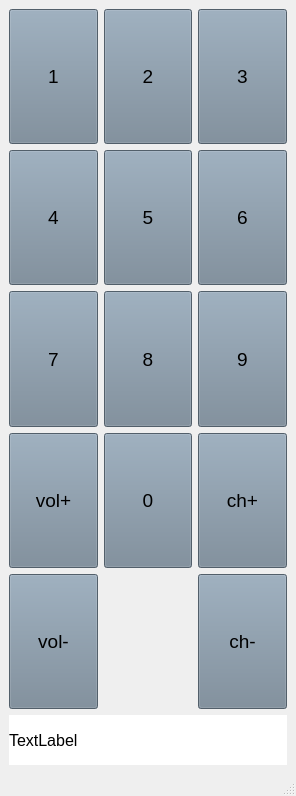
<?xml version="1.0" encoding="UTF-8"?>
<ui version="4.0">
 <class>MainWindow</class>
 <widget class="QMainWindow" name="MainWindow">
  <property name="geometry">
   <rect>
    <x>0</x>
    <y>0</y>
    <width>296</width>
    <height>796</height>
   </rect>
  </property>
  <property name="sizePolicy">
   <sizepolicy hsizetype="Expanding" vsizetype="Expanding">
    <horstretch>0</horstretch>
    <verstretch>0</verstretch>
   </sizepolicy>
  </property>
  <property name="minimumSize">
   <size>
    <width>0</width>
    <height>0</height>
   </size>
  </property>
  <property name="windowTitle">
   <string>MainWindow</string>
  </property>
  <widget class="QWidget" name="centralwidget">
   <layout class="QGridLayout" name="gridLayout_2">
    <item row="0" column="0">
     <layout class="QVBoxLayout" name="verticalLayout">
      <item>
       <layout class="QGridLayout" name="gridLayout">
        <item row="8" column="0">
         <widget class="QPushButton" name="pushButton_5">
          <property name="sizePolicy">
           <sizepolicy hsizetype="Minimum" vsizetype="Expanding">
            <horstretch>0</horstretch>
            <verstretch>0</verstretch>
           </sizepolicy>
          </property>
          <property name="font">
           <font>
            <pointsize>14</pointsize>
           </font>
          </property>
          <property name="styleSheet">
           <string>background-color: rgb(115, 133, 149);
selection-color: rgb(85, 255, 255);
gridline-color: rgb(0, 0, 0);
border-color: rgb(0, 0, 0);
</string>
          </property>
          <property name="text">
           <string>7</string>
          </property>
         </widget>
        </item>
        <item row="4" column="1">
         <widget class="QPushButton" name="pushButton_8">
          <property name="sizePolicy">
           <sizepolicy hsizetype="Minimum" vsizetype="Expanding">
            <horstretch>0</horstretch>
            <verstretch>0</verstretch>
           </sizepolicy>
          </property>
          <property name="font">
           <font>
            <pointsize>14</pointsize>
           </font>
          </property>
          <property name="styleSheet">
           <string>background-color: rgb(115, 133, 149);
selection-color: rgb(85, 255, 255);
gridline-color: rgb(0, 0, 0);
border-color: rgb(0, 0, 0);
</string>
          </property>
          <property name="text">
           <string>5</string>
          </property>
         </widget>
        </item>
        <item row="4" column="2">
         <widget class="QPushButton" name="pushButton_7">
          <property name="sizePolicy">
           <sizepolicy hsizetype="Minimum" vsizetype="Expanding">
            <horstretch>0</horstretch>
            <verstretch>0</verstretch>
           </sizepolicy>
          </property>
          <property name="font">
           <font>
            <pointsize>14</pointsize>
           </font>
          </property>
          <property name="styleSheet">
           <string>background-color: rgb(115, 133, 149);
selection-color: rgb(85, 255, 255);
gridline-color: rgb(0, 0, 0);
border-color: rgb(0, 0, 0);
</string>
          </property>
          <property name="text">
           <string>6</string>
          </property>
         </widget>
        </item>
        <item row="12" column="2">
         <widget class="QPushButton" name="pushButton_14">
          <property name="sizePolicy">
           <sizepolicy hsizetype="Minimum" vsizetype="Expanding">
            <horstretch>0</horstretch>
            <verstretch>0</verstretch>
           </sizepolicy>
          </property>
          <property name="font">
           <font>
            <pointsize>14</pointsize>
           </font>
          </property>
          <property name="styleSheet">
           <string>background-color: rgb(115, 133, 149);
selection-color: rgb(85, 255, 255);
gridline-color: rgb(0, 0, 0);
border-color: rgb(0, 0, 0);
</string>
          </property>
          <property name="text">
           <string>ch-</string>
          </property>
         </widget>
        </item>
        <item row="10" column="0">
         <widget class="QPushButton" name="pushButton_3">
          <property name="sizePolicy">
           <sizepolicy hsizetype="Minimum" vsizetype="Expanding">
            <horstretch>0</horstretch>
            <verstretch>0</verstretch>
           </sizepolicy>
          </property>
          <property name="font">
           <font>
            <pointsize>14</pointsize>
           </font>
          </property>
          <property name="styleSheet">
           <string>background-color: rgb(115, 133, 149);
selection-color: rgb(85, 255, 255);
gridline-color: rgb(0, 0, 0);
border-color: rgb(0, 0, 0);
</string>
          </property>
          <property name="text">
           <string>vol+</string>
          </property>
         </widget>
        </item>
        <item row="8" column="2">
         <widget class="QPushButton" name="pushButton_4">
          <property name="sizePolicy">
           <sizepolicy hsizetype="Minimum" vsizetype="Expanding">
            <horstretch>0</horstretch>
            <verstretch>0</verstretch>
           </sizepolicy>
          </property>
          <property name="font">
           <font>
            <pointsize>14</pointsize>
           </font>
          </property>
          <property name="styleSheet">
           <string>background-color: rgb(115, 133, 149);
selection-color: rgb(85, 255, 255);
gridline-color: rgb(0, 0, 0);
border-color: rgb(0, 0, 0);
</string>
          </property>
          <property name="text">
           <string>9</string>
          </property>
         </widget>
        </item>
        <item row="4" column="0">
         <widget class="QPushButton" name="pushButton_9">
          <property name="sizePolicy">
           <sizepolicy hsizetype="Minimum" vsizetype="Expanding">
            <horstretch>0</horstretch>
            <verstretch>0</verstretch>
           </sizepolicy>
          </property>
          <property name="font">
           <font>
            <pointsize>14</pointsize>
           </font>
          </property>
          <property name="styleSheet">
           <string>background-color: rgb(115, 133, 149);
selection-color: rgb(85, 255, 255);
gridline-color: rgb(0, 0, 0);
border-color: rgb(0, 0, 0);
</string>
          </property>
          <property name="text">
           <string>4</string>
          </property>
         </widget>
        </item>
        <item row="12" column="0">
         <widget class="QPushButton" name="pushButton_13">
          <property name="sizePolicy">
           <sizepolicy hsizetype="Minimum" vsizetype="Expanding">
            <horstretch>0</horstretch>
            <verstretch>0</verstretch>
           </sizepolicy>
          </property>
          <property name="font">
           <font>
            <pointsize>14</pointsize>
           </font>
          </property>
          <property name="styleSheet">
           <string>background-color: rgb(115, 133, 149);
selection-color: rgb(85, 255, 255);
gridline-color: rgb(0, 0, 0);
border-color: rgb(0, 0, 0);
</string>
          </property>
          <property name="text">
           <string>vol-</string>
          </property>
         </widget>
        </item>
        <item row="0" column="2">
         <widget class="QPushButton" name="pushButton_10">
          <property name="sizePolicy">
           <sizepolicy hsizetype="Minimum" vsizetype="Expanding">
            <horstretch>0</horstretch>
            <verstretch>0</verstretch>
           </sizepolicy>
          </property>
          <property name="font">
           <font>
            <pointsize>14</pointsize>
           </font>
          </property>
          <property name="styleSheet">
           <string notr="true">background-color: rgb(115, 133, 149);

gridline-color: rgb(115, 133, 149);
border-color: rgb(0, 0, 0);
</string>
          </property>
          <property name="text">
           <string>3</string>
          </property>
         </widget>
        </item>
        <item row="10" column="1">
         <widget class="QPushButton" name="pushButton_12">
          <property name="sizePolicy">
           <sizepolicy hsizetype="Minimum" vsizetype="Expanding">
            <horstretch>0</horstretch>
            <verstretch>0</verstretch>
           </sizepolicy>
          </property>
          <property name="font">
           <font>
            <pointsize>14</pointsize>
           </font>
          </property>
          <property name="styleSheet">
           <string>background-color: rgb(115, 133, 149);
selection-color: rgb(85, 255, 255);
gridline-color: rgb(0, 0, 0);
border-color: rgb(0, 0, 0);
</string>
          </property>
          <property name="text">
           <string>0</string>
          </property>
         </widget>
        </item>
        <item row="13" column="0" colspan="3">
         <widget class="QLabel" name="resultShow">
          <property name="sizePolicy">
           <sizepolicy hsizetype="Expanding" vsizetype="Fixed">
            <horstretch>0</horstretch>
            <verstretch>0</verstretch>
           </sizepolicy>
          </property>
          <property name="minimumSize">
           <size>
            <width>0</width>
            <height>50</height>
           </size>
          </property>
          <property name="font">
           <font>
            <pointsize>12</pointsize>
           </font>
          </property>
          <property name="layoutDirection">
           <enum>Qt::LeftToRight</enum>
          </property>
          <property name="autoFillBackground">
           <bool>false</bool>
          </property>
          <property name="styleSheet">
           <string notr="true">background-color: rgb(170, 170, 255);
background-color: rgb(255, 255, 255);

</string>
          </property>
          <property name="text">
           <string>TextLabel</string>
          </property>
         </widget>
        </item>
        <item row="8" column="1">
         <widget class="QPushButton" name="pushButton_6">
          <property name="sizePolicy">
           <sizepolicy hsizetype="Minimum" vsizetype="Expanding">
            <horstretch>0</horstretch>
            <verstretch>0</verstretch>
           </sizepolicy>
          </property>
          <property name="font">
           <font>
            <pointsize>14</pointsize>
           </font>
          </property>
          <property name="styleSheet">
           <string>background-color: rgb(115, 133, 149);
selection-color: rgb(85, 255, 255);
gridline-color: rgb(0, 0, 0);
border-color: rgb(0, 0, 0);
</string>
          </property>
          <property name="text">
           <string>8</string>
          </property>
         </widget>
        </item>
        <item row="10" column="2">
         <widget class="QPushButton" name="pushButton_2">
          <property name="sizePolicy">
           <sizepolicy hsizetype="Minimum" vsizetype="Expanding">
            <horstretch>0</horstretch>
            <verstretch>0</verstretch>
           </sizepolicy>
          </property>
          <property name="font">
           <font>
            <pointsize>14</pointsize>
           </font>
          </property>
          <property name="styleSheet">
           <string notr="true">background-color: rgb(115, 133, 149);
selection-color: rgb(85, 255, 255);
gridline-color: rgb(100, 133, 149);
border-color: rgb(0, 0, 0);
</string>
          </property>
          <property name="text">
           <string>ch+</string>
          </property>
         </widget>
        </item>
        <item row="0" column="1">
         <widget class="QPushButton" name="pushButton">
          <property name="sizePolicy">
           <sizepolicy hsizetype="Minimum" vsizetype="Expanding">
            <horstretch>0</horstretch>
            <verstretch>0</verstretch>
           </sizepolicy>
          </property>
          <property name="font">
           <font>
            <pointsize>14</pointsize>
           </font>
          </property>
          <property name="styleSheet">
           <string>background-color: rgb(115, 133, 149);
selection-color: rgb(85, 255, 255);
gridline-color: rgb(0, 0, 0);
border-color: rgb(0, 0, 0);
</string>
          </property>
          <property name="text">
           <string>2</string>
          </property>
         </widget>
        </item>
        <item row="0" column="0">
         <widget class="QPushButton" name="pushButton_11">
          <property name="sizePolicy">
           <sizepolicy hsizetype="Minimum" vsizetype="Expanding">
            <horstretch>0</horstretch>
            <verstretch>0</verstretch>
           </sizepolicy>
          </property>
          <property name="font">
           <font>
            <pointsize>14</pointsize>
           </font>
          </property>
          <property name="styleSheet">
           <string>background-color: rgb(115, 133, 149);
selection-color: rgb(85, 255, 255);
gridline-color: rgb(0, 0, 0);
border-color: rgb(0, 0, 0);
</string>
          </property>
          <property name="text">
           <string>1</string>
          </property>
         </widget>
        </item>
       </layout>
      </item>
     </layout>
    </item>
   </layout>
  </widget>
  <widget class="QMenuBar" name="menubar">
   <property name="geometry">
    <rect>
     <x>0</x>
     <y>0</y>
     <width>296</width>
     <height>21</height>
    </rect>
   </property>
  </widget>
  <widget class="QStatusBar" name="statusbar"/>
 </widget>
 <resources/>
 <connections>
  <connection>
   <sender>pushButton_11</sender>
   <signal>clicked()</signal>
   <receiver>MainWindow</receiver>
   <slot>slotNumbers()</slot>
   <hints>
    <hint type="sourcelabel">
     <x>53</x>
     <y>56</y>
    </hint>
    <hint type="destinationlabel">
     <x>28</x>
     <y>331</y>
    </hint>
   </hints>
  </connection>
  <connection>
   <sender>pushButton</sender>
   <signal>clicked()</signal>
   <receiver>MainWindow</receiver>
   <slot>slotNumbers()</slot>
   <hints>
    <hint type="sourcelabel">
     <x>136</x>
     <y>43</y>
    </hint>
    <hint type="destinationlabel">
     <x>30</x>
     <y>376</y>
    </hint>
   </hints>
  </connection>
  <connection>
   <sender>pushButton_10</sender>
   <signal>clicked()</signal>
   <receiver>MainWindow</receiver>
   <slot>slotNumbers()</slot>
   <hints>
    <hint type="sourcelabel">
     <x>216</x>
     <y>53</y>
    </hint>
    <hint type="destinationlabel">
     <x>73</x>
     <y>361</y>
    </hint>
   </hints>
  </connection>
  <connection>
   <sender>pushButton_9</sender>
   <signal>clicked()</signal>
   <receiver>MainWindow</receiver>
   <slot>slotNumbers()</slot>
   <hints>
    <hint type="sourcelabel">
     <x>59</x>
     <y>98</y>
    </hint>
    <hint type="destinationlabel">
     <x>65</x>
     <y>417</y>
    </hint>
   </hints>
  </connection>
  <connection>
   <sender>pushButton_8</sender>
   <signal>clicked()</signal>
   <receiver>MainWindow</receiver>
   <slot>slotNumbers()</slot>
   <hints>
    <hint type="sourcelabel">
     <x>127</x>
     <y>104</y>
    </hint>
    <hint type="destinationlabel">
     <x>35</x>
     <y>463</y>
    </hint>
   </hints>
  </connection>
  <connection>
   <sender>pushButton_7</sender>
   <signal>clicked()</signal>
   <receiver>MainWindow</receiver>
   <slot>slotNumbers()</slot>
   <hints>
    <hint type="sourcelabel">
     <x>212</x>
     <y>104</y>
    </hint>
    <hint type="destinationlabel">
     <x>86</x>
     <y>496</y>
    </hint>
   </hints>
  </connection>
  <connection>
   <sender>pushButton_5</sender>
   <signal>clicked()</signal>
   <receiver>MainWindow</receiver>
   <slot>slotNumbers()</slot>
   <hints>
    <hint type="sourcelabel">
     <x>57</x>
     <y>139</y>
    </hint>
    <hint type="destinationlabel">
     <x>39</x>
     <y>534</y>
    </hint>
   </hints>
  </connection>
  <connection>
   <sender>pushButton_6</sender>
   <signal>clicked()</signal>
   <receiver>MainWindow</receiver>
   <slot>slotNumbers()</slot>
   <hints>
    <hint type="sourcelabel">
     <x>132</x>
     <y>143</y>
    </hint>
    <hint type="destinationlabel">
     <x>68</x>
     <y>579</y>
    </hint>
   </hints>
  </connection>
  <connection>
   <sender>pushButton_4</sender>
   <signal>clicked()</signal>
   <receiver>MainWindow</receiver>
   <slot>slotNumbers()</slot>
   <hints>
    <hint type="sourcelabel">
     <x>223</x>
     <y>146</y>
    </hint>
    <hint type="destinationlabel">
     <x>131</x>
     <y>604</y>
    </hint>
   </hints>
  </connection>
  <connection>
   <sender>pushButton_12</sender>
   <signal>clicked()</signal>
   <receiver>MainWindow</receiver>
   <slot>slotNumbers()</slot>
   <hints>
    <hint type="sourcelabel">
     <x>143</x>
     <y>188</y>
    </hint>
    <hint type="destinationlabel">
     <x>84</x>
     <y>652</y>
    </hint>
   </hints>
  </connection>
  <connection>
   <sender>pushButton_3</sender>
   <signal>clicked()</signal>
   <receiver>MainWindow</receiver>
   <slot>slotOperators()</slot>
   <hints>
    <hint type="sourcelabel">
     <x>61</x>
     <y>191</y>
    </hint>
    <hint type="destinationlabel">
     <x>64</x>
     <y>715</y>
    </hint>
   </hints>
  </connection>
  <connection>
   <sender>pushButton_13</sender>
   <signal>clicked()</signal>
   <receiver>MainWindow</receiver>
   <slot>slotOperators()</slot>
   <hints>
    <hint type="sourcelabel">
     <x>47</x>
     <y>227</y>
    </hint>
    <hint type="destinationlabel">
     <x>45</x>
     <y>738</y>
    </hint>
   </hints>
  </connection>
  <connection>
   <sender>pushButton_2</sender>
   <signal>clicked()</signal>
   <receiver>MainWindow</receiver>
   <slot>slotOperators()</slot>
   <hints>
    <hint type="sourcelabel">
     <x>225</x>
     <y>185</y>
    </hint>
    <hint type="destinationlabel">
     <x>238</x>
     <y>645</y>
    </hint>
   </hints>
  </connection>
  <connection>
   <sender>pushButton_14</sender>
   <signal>clicked()</signal>
   <receiver>MainWindow</receiver>
   <slot>slotOperators()</slot>
   <hints>
    <hint type="sourcelabel">
     <x>216</x>
     <y>233</y>
    </hint>
    <hint type="destinationlabel">
     <x>238</x>
     <y>717</y>
    </hint>
   </hints>
  </connection>
 </connections>
 <slots>
  <slot>slotNumbers()</slot>
  <slot>slotOperators()</slot>
 </slots>
</ui>
